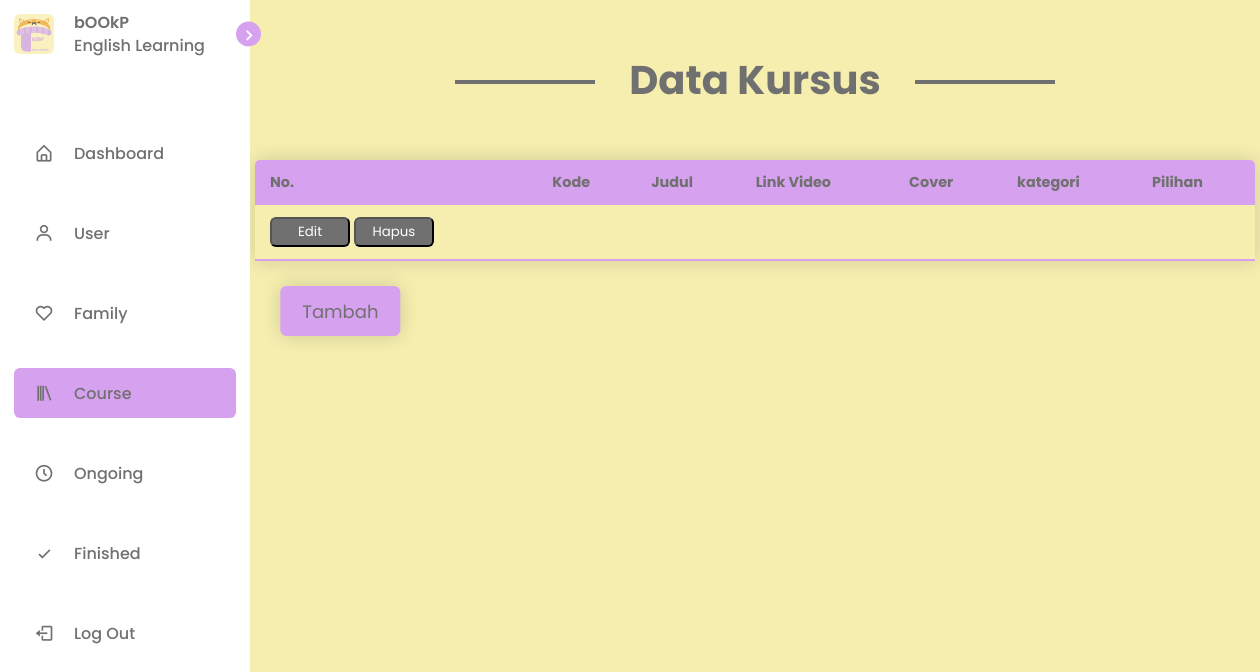
Page /data-kursus/kursus.php on the earlier database version.
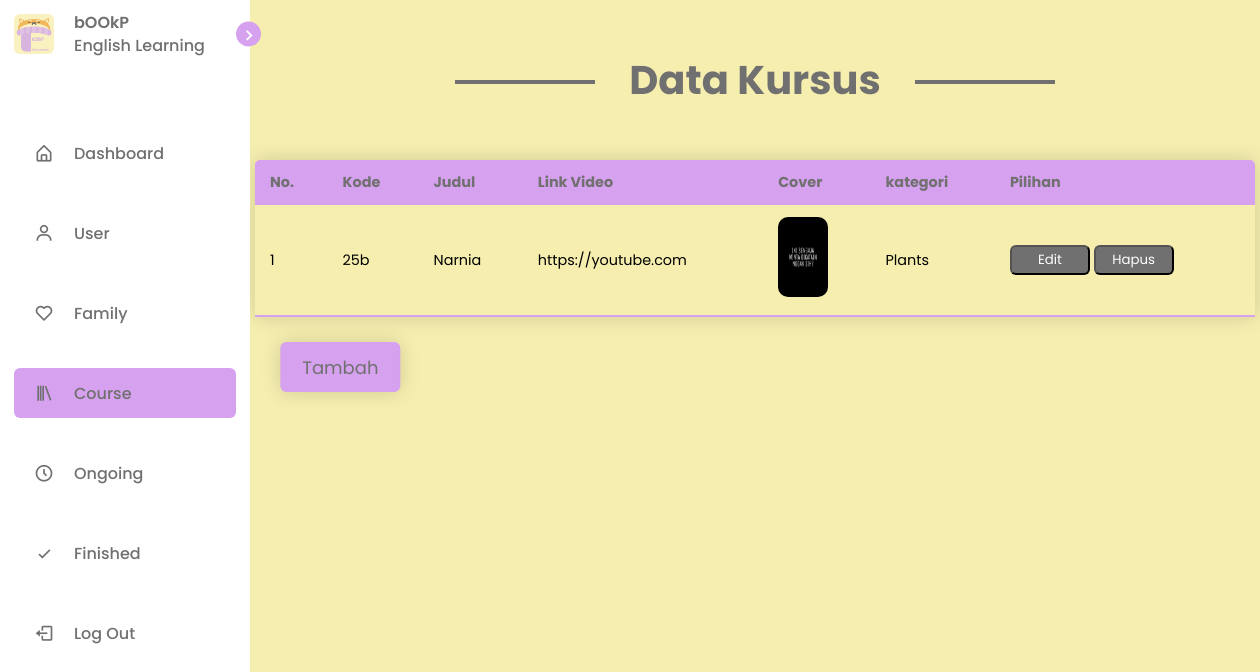
Same page on the later database version.
### tables this page shows
CREATE TABLE `course` (
  `id_course` int(11) NOT NULL,
  `code_course` char(5) NOT NULL,
  `course_title` varchar(100) NOT NULL,
  `vid_course` varchar(200) DEFAULT NULL,
  `course_cover` varchar(50) DEFAULT NULL,
  `id_kategori` int(11) DEFAULT NULL
);

CREATE TABLE `kategori` (
  `id_kategori` int(11) NOT NULL,
  `kategori_nama` varchar(100) NOT NULL
);

### data-kursus/kursus-list.php (called while the page is built)
<?php
include "../includes/connect.php";
        $query = mysqli_query($dtb, "SELECT course.*, kategori.kategori_nama
                                    FROM course
                                    LEFT JOIN kategori ON kategori.id_kategori = course.id_kategori");
        $data_kursus = array();
        $no = 1;
        while($row = mysqli_fetch_assoc($query))
        {
            $data_kursus[] = $row;
        }
    ?>

### data-kursus/kursus.php (the view, shortened to what this page needs)
<?php
    include "../includes/connect.php";
?>
<!DOCTYPE html>
<html lang="en">
<head>
    <link href="../assets/css/style.css?<?php echo time();?>" rel="stylesheet"/>
    <link href="https://unpkg.com/boxicons@2.1.2/css/boxicons.min.css" rel="stylesheet"/>
</head>
<body>
    <nav class="sidebar">
        <header>
            <div class="image-text">
                <span class="image">
                    <img src="../assets/img/logo.png" alt=""/>
                </span>
                <div class="text header-text">
                    <span class="name">bOOkP</span>
                    <span class="profession">English Learning</span>
                </div>
            </div>
            <i class='bx bx-chevron-right toggle'></i>
        </header>
        <div class="menu_bar">
            <div class="menu">
                <ul class="menu-links">
                    <li class="nav-link">
                        <a href="../display/dashboard.php">
                            <i class='bx bx-home-alt icon'></i>
                            <span class="text nav-text">Dashboard</span>
                        </a>
                    </li>
                    <li class="nav-link">
                        <a href="../data-user/user.php">
                            <i class='bx bx-user icon'></i>
                            <span class="text nav-text">User</span>
                        </a>
                    </li>
                    <li class="nav-link">
                        <a href="../data-family/family.php">
                            <i class='bx bx-heart icon'></i>
                            <span class="text nav-text">Family</span>
                        </a>
                    </li>
                    <li class="nav-link active">
                        <a href="kursus.php">
                            <i class='bx bx-library icon'></i>
                            <span class="text nav-text">Course</span>
                        </a>
                    </li>
                    <li class="nav-link">
                        <a href="../data-ongoing/ongoing.php">
                            <i class='bx bx-time-five icon'></i>
                            <span class="text nav-text">Ongoing</span>
                        </a>
                    </li>
                    <li class="nav-link">
                        <a href="../data-finished/finished.php">
                            <i class='bx bx-check icon'></i>
                            <span class="text nav-text">Finished</span>
                        </a>
                    </li>
                </ul>
            </div>
            <div class="bottom-content">
                <li class="nav-link">
                    <a href="#">
                        <i class='bx bx-log-out icon'></i>
                        <span class="text nav-text">Log Out</span>
                    </a>
                </li>
            </div>
        </div>
    </nav>
<?php
include "kursus-list.php";
?>
    <section class="home">
        <h1><span>Data Kursus</span></h1>
        <table class="content-table">
                <thead>
                    <tr>
                    <th>No.</th>
                    <th>Kode</th>
                    <th>Judul</th>
                    <th>Link Video</th>
                    <th>Cover</th>
                    <th>kategori</th>
                    <th>Pilihan</th>
                    </tr>
                </thead>
                <tbody>
                    <?php foreach($data_kursus as $kursus) :?>
                    <tr>
                    <td><?php echo $no++ ?></td>
                    <td><?php echo $kursus['code_course'] ?></td>
                    <td><?php echo $kursus['course_title'] ?></td>
                    <td><?php echo $kursus['vid_course'] ?></td>
                    <td><img src="cover/<?php echo $kursus['course_cover']?>"></td>
                    <td><?php echo $kursus['kategori_nama'] ?></td>
                    <?php endforeach?>
                    <td>
                        <a href="kursus-edit.php?id_course=<?php echo $kursus['id_course']; ?>"><button class="btn-primary">Edit</button></a>
                        <a href="kursus-delete.php?id_course=<?php echo $kursus['id_course']; ?>"><button class="btn-primary" onclick="return confirm('Are You Sure ?');">Hapus</button></a>
                    </td>
                    </tr>
                    </tbody>
            </table>
            <div class="add">
            <a href="kursus-tambah.php"><button class="btn-secondary">Tambah</button></a>
            </div>
    </section>
</body>
</html>

### assets/css/style.css (style rules this page uses)
* { font-family: 'Poppins', sans-serif; margin: 0; padding: 0; box-sizing: border-box; }
:root { --body-color:#f5eeaf; --body-color-dark:rgb(252, 252, 164); --sidebar-color:#FFF; --primary-color: rgb(214, 161, 238); --primary-color-light:#e1b5ff; --toggle-color:#DDD; --text-color:#707070; --tran-02: all 0.2s ease; --tran-03: all 0.3s ease; --tran-04: all 0.4s ease; --tran-05: all 0.5s ease; }
body { height: 100vh; background: var(--body-color); transition: var(--tran-04); }
.sidebar { position: fixed; top: 0; left: 0; height: 100%; width: 250px; padding: 10px 14px; background: var(--sidebar-color); transition: var(--tran-05); z-index: 100; }
.sidebar .text { font-size: 16px; font-weight: 500; color: var(--text-color); transition: var(--tran-04); white-space: nowrap; opacity: 1; }
.sidebar .image { min-width: 60px; display: flex; align-items: center; }
.sidebar ul { margin-top: 70px; }
.sidebar li { height: 50px; margin-top: 30px; list-style: none; display: flex; align-items: center; }
.sidebar li .icon { display: flex; align-items: center; justify-content: center; min-width: 60px; font-size: 20px; }
.sidebar li .icon, .sidebar li .text { color: var(--text-color); transition: var(--tran-02); }
.sidebar header { position: relative; }
.sidebar .image-text img { width: 40px; border-radius: 6px; }
.sidebar header .image-text { display: flex; align-items: center; }
header .image-text .header-text { display: flex; flex-direction: column; }
.header-text .name { font-weight: 600; }
.header-text .profession { margin-top: -2px; }
.sidebar header .toggle { position: absolute; top: 50%; right: -25px; transform: translateY(-50%); height: 25px; width: 25px; background: var(--primary-color); display: flex; align-items: center; justify-content: center; border-radius: 50%; color: var(--sidebar-color); font-size: 22px; }
.sidebar li a { height: 100%; width: 100%; display: flex; align-items: center; text-decoration: none; border-radius: 6px; transition: var(--tran-04); }
.active { background-color: var(--primary-color); color: var(--sidebar-color); border-radius: 6px; }
.sidebar .bottom-content { margin:auto ; position: static; display: block; }
.home { position: relative; left: 250px; height: 100vh; width: calc(100% - 250px); transition: var(--tran-05); }
.home h1, .sign h1 { margin: 50px auto; text-align: center; font-size: 40px; max-width: 600px; position: relative; color: var(--text-color); }
.home h1::before, .sign h1::before { content: ""; display: block; width: 140px; height: 4px; background: var(--text-color); position: absolute; top: 50%; left: 0; }
.home h1::after, .sign h1::after { content: ""; display: block; width: 140px; height: 4px; background: var(--text-color); position: absolute; top: 50%; right: 0; }
.home img { width: 100%; height: 320px; position: relative; border-radius: 10px; margin: 0; }
.home .content-table { position: relative; border-collapse: collapse; margin: 25px 0; font-size: 0.9em; min-width: 1000px; margin: auto; border-radius: 5px 5px 0 0; overflow: hidden; box-shadow: 0 0 20px rgba(0, 0, 0, 0.15); }
.home .content-table thead tr { background-color: var(--primary-color); color: var(--text-color); text-align: left; font-weight: bold; padding: 12px 15px; }
.content-table th, .content-table td { padding: 12px 15px; text-align:left ; }
.content-table tbody tr { border-bottom: 1px solid var(--toggle-color); }
.content-table tbody tr:last-of-type { border-bottom: 2px solid var(--primary-color); }
.content-table img { width: 50px; height: 80px; }
.btn-primary { border-radius: 6px; color: var(--sidebar-color); background-color: var(--text-color); width: 80px; height: 30px; transition: var(--tran-03); }
.btn-secondary { border-radius: 6px; font-size: 18px; color: var(--text-color); background-color: var(--primary-color); border: 2px solid var(--primary-color); width: 120px; height: 50px; transition: var(--tran-03); box-shadow: 0 0 20px rgba(0, 0, 0, 0.15); }
.add { position: static; margin: 25px 0; transform: translateX(3%); }

Differences in the rows shown:
added course: code_course "25b", course_title "Narnia", vid_course "https://youtube.com", course_cover (picture), id_kategori.kategori_nama "Plants"
